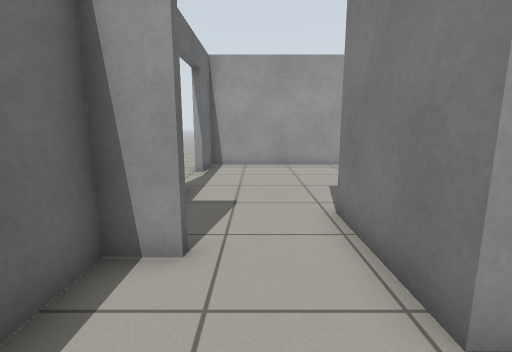
[1] (above)

19 first-person views from a walk through a robot-simulator world made for Gazebo. The camera is 0.9 m above the floor, tilts 10° down and sees 85° across. The floor is counted in squares, 0.5 m on a side. Each view is taken from the middle of a square. On the plan, view 1 faces up. The plan holds only what a view shows up to about 15 squares ahead; the rest is blank.

[2]
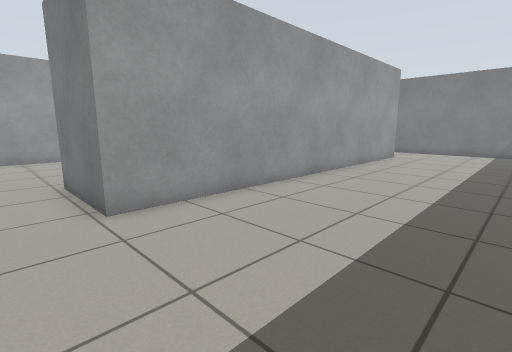

[3]
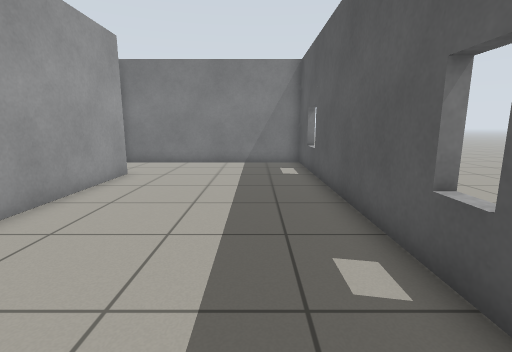

[4]
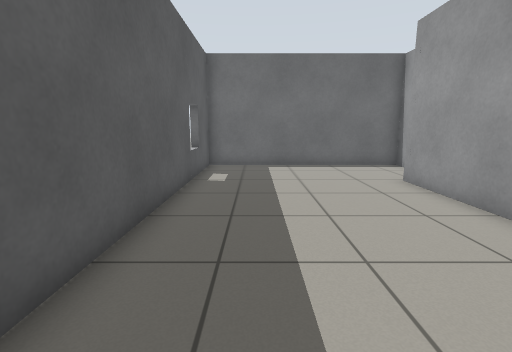

[5]
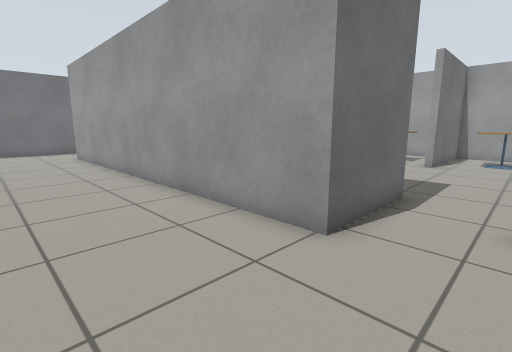

[6]
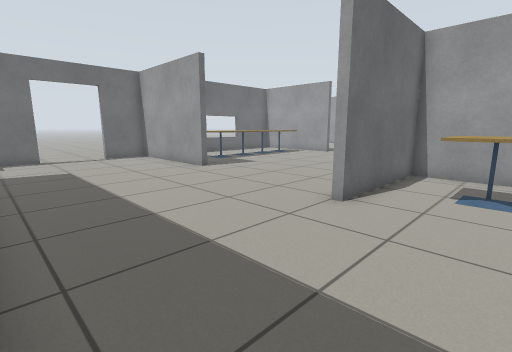

[7]
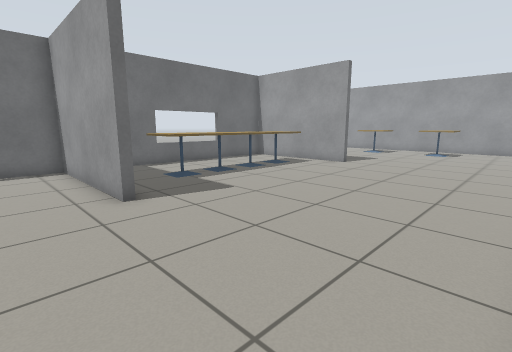

[8]
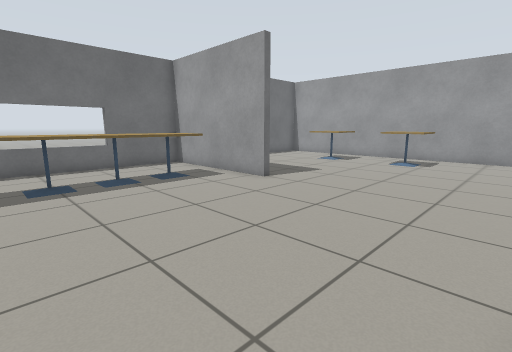

[9]
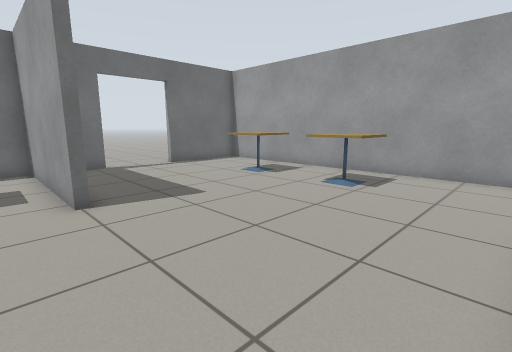

[10]
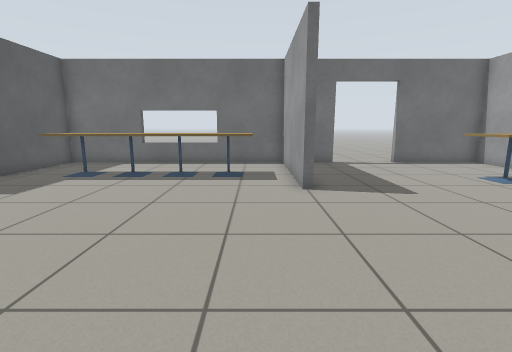

[11]
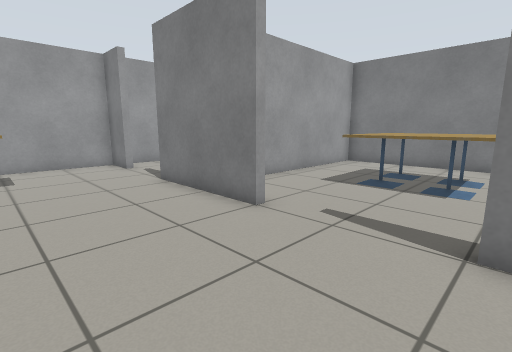

[12]
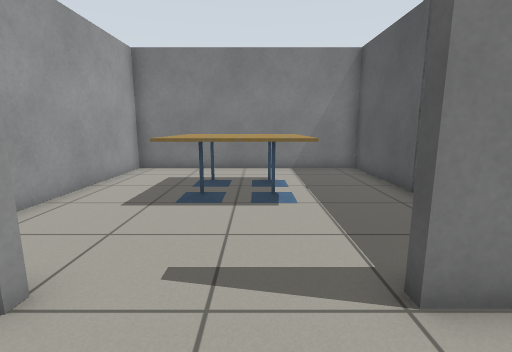

[13]
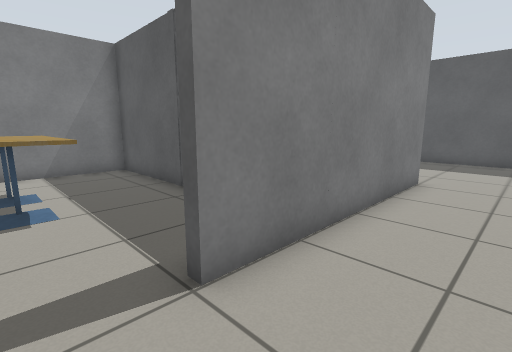

[14]
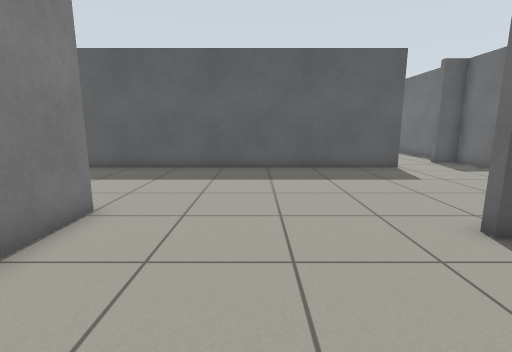

[15]
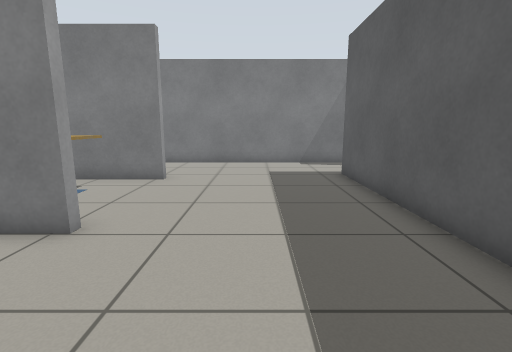

[16]
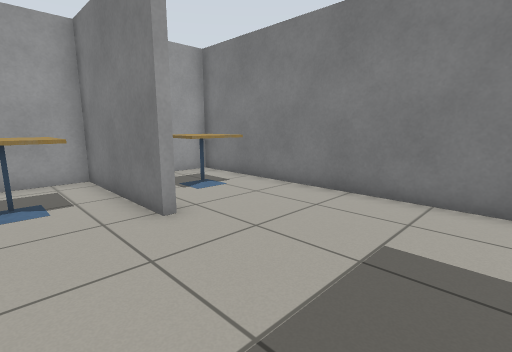

[17]
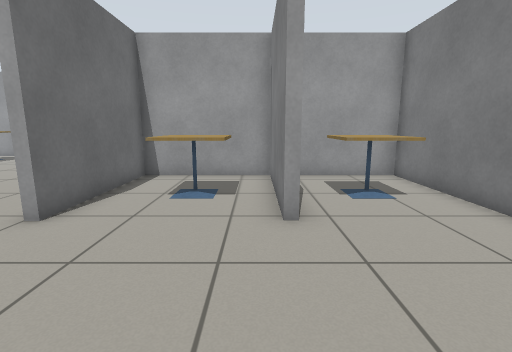

[18]
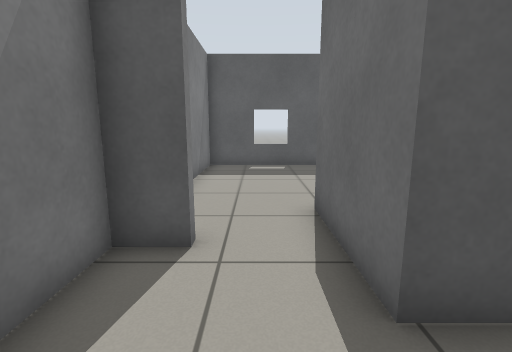

[19]
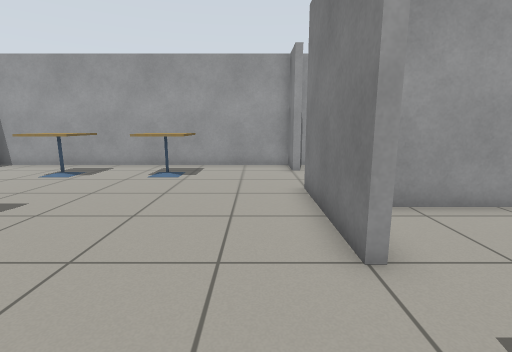

### Floor plan
Points are (right, up) in squares from view 1. A wall is a line through its corners. A room is listed if a view was taken in it or the views show most of it. See-through windows are left out.
Room 1 (views 1, 2, 3, 4, 5)
walls: (17.7, 3.5) (17.7, 2) (1.7, 2); (-2.1, 1.4) (-2.1, -5.2) (21.2, -5.2) (21.2, 3.6)
ways out: opening at (0, 1) to room 2; opening at (18.5, 3) to room 2
Room 2 (views 6, 7, 8, 9, 11, 12, 13, 14, 15, 16, 17, 18, 19)
walls: (4.1, 13.7) (4.1, 13.4) (-2.1, 13.4) (-2.1, 11.1); (11.5, 12.1) (11.5, 20.4); (4.1, 24.7) (4.1, 24.4) (-2.1, 24.4) (-2.1, 13.7) (2, 13.7); (11.5, 24.4) (11.5, 29.3); (16.8, 16.8) (16.8, 12.1); (16.5, 12.1) (16.5, 17.4) (11.8, 17.4) (11.8, 12.1); (-2.1, 8.3) (-2.1, 4) (-1, 4); (-2.1, 27) (-2.1, 25.9); (-1, 3.6) (-2.1, 3.6) (-2.1, 1.4); (1.7, 2) (1.7, 5.7) (17.7, 5.7) (17.7, 3.5); (11.5, 32.4) (11.5, 34.2) (-2.1, 34.2) (-2.1, 30); (20, 3.6) (20, 4) (21.2, 4) (21.2, 17.4) (17.4, 17.4)
ways out: opening at (0, 1) to room 1; opening at (18.5, 3) to room 1; opening at (12, 22.5) to room 3; opening at (12, 31); open door at (-2, 10); open door at (-2, 28.5)
objects: cafe table (1, 16) to (2, 17); cafe table (1, 18) to (2, 19); cafe table (1, 20) to (2, 21); cafe table (1, 22) to (2, 23); cafe table (2, 31) to (3, 32); cafe table (6, 31) to (7, 32); cafe table (14, 14) to (15, 15); cafe table (18, 14) to (20, 15)
Room 3 (view 10)
walls: (16.4, 17.7) (21.2, 17.7) (21.2, 27.1) (13, 27.1)
ways out: opening at (12, 22.5) to room 2
objects: cafe table (15, 21) to (17, 22); cafe table (15, 23) to (17, 24); cafe table (18, 21) to (19, 22); cafe table (18, 23) to (19, 24)

Positions as (right, up) in squares from view 1, and headings:
1: (0, 0), facing up
2: (0, -4), facing up-right
3: (7, -3), facing right
4: (11, -3), facing left
5: (20, -2), facing up-left
6: (15, 6), facing up-left
7: (11, 11), facing up-left
8: (11, 17), facing up-left
9: (11, 23), facing up-left
10: (12, 23), facing left
11: (7, 20), facing up-right
12: (9, 22), facing right
13: (9, 22), facing down-right
14: (8, 18), facing down
15: (7, 9), facing right
16: (14, 7), facing up-right
17: (16, 7), facing up
18: (19, 8), facing down
19: (10, 21), facing up
